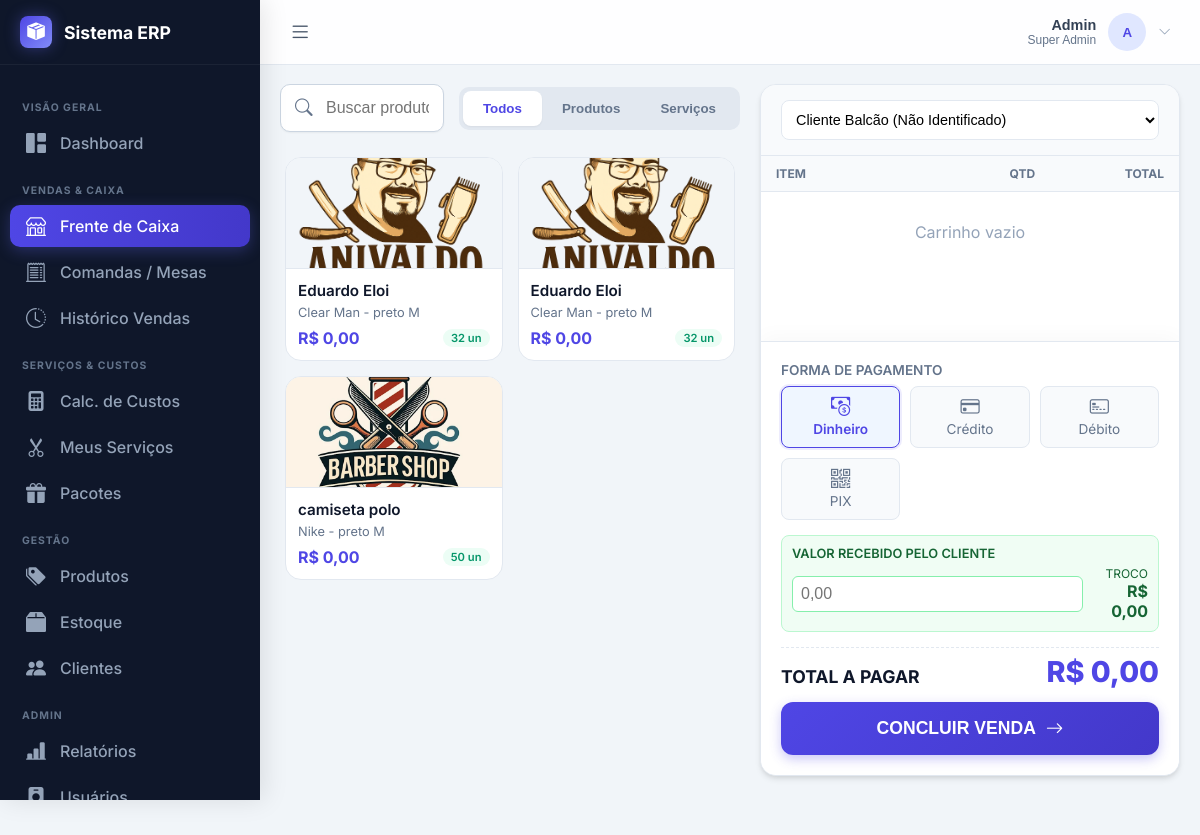
Page /pages/pdv/pdv.php (signed in) on the committed database.
### tables this page shows
CREATE TABLE produtos_variacoes (
    id INTEGER PRIMARY KEY AUTOINCREMENT,
    produto_id INTEGER,
    cor TEXT,
    tamanho TEXT,
    peso REAL,
    estoque INTEGER DEFAULT 0, preco REAL DEFAULT 0, owner_id INTEGER NOT NULL DEFAULT 1, preco_venda REAL DEFAULT 0, preco_custo REAL DEFAULT 0,
    FOREIGN KEY(produto_id) REFERENCES produtos(id) ON DELETE CASCADE
);

CREATE TABLE produtos (
    id INTEGER PRIMARY KEY AUTOINCREMENT,
    nome TEXT NOT NULL,
    marca TEXT,
    modelo TEXT,
    descricao TEXT,
    tipo_produto TEXT,
    codigo_barras TEXT,
    estoque_minimo INTEGER DEFAULT 5,
    tem_validade INTEGER DEFAULT 0, -- 0: Não, 1: Sim
    data_validade DATE,
    ativo INTEGER DEFAULT 1,
    auto_desativar INTEGER DEFAULT 0, -- Se estoque acabar, desativa
    imagem_capa TEXT,
    data_cadastro DATETIME DEFAULT CURRENT_TIMESTAMP
, owner_id INTEGER NOT NULL DEFAULT 1, preco REAL DEFAULT 0, desconto REAL DEFAULT 0, preco_venda REAL DEFAULT 0, preco_custo REAL DEFAULT 0);

### pages/pdv/pdv.php (the view, shortened to what this page needs)
<?php
require_once '../../includes/banco-dados/db.php';
include_once '../../includes/menu.php';
$pdo->exec("CREATE TABLE IF NOT EXISTS vendas (
    id INTEGER PRIMARY KEY AUTOINCREMENT,
    data_venda DATETIME DEFAULT CURRENT_TIMESTAMP,
    cliente_id INTEGER,
    nome_cliente TEXT,
    cpf_cliente TEXT,
    valor_total REAL,
    forma_pagamento TEXT,
    valor_recebido REAL,
    troco REAL,
    observacoes TEXT
)");
$pdo->exec("CREATE TABLE IF NOT EXISTS vendas_itens (
    id INTEGER PRIMARY KEY AUTOINCREMENT,
    venda_id INTEGER,
    produto_id INTEGER,
    variacao_id INTEGER,
    nome_produto TEXT,
    cor TEXT,
    tamanho TEXT,
    quantidade INTEGER,
    preco_unit REAL,
    subtotal REAL,
    FOREIGN KEY(venda_id) REFERENCES vendas(id) ON DELETE CASCADE
)");
$sqlProd = "SELECT p.id, p.nome, p.marca, p.imagem_capa, p.preco_venda as preco,
            v.id as var_id, v.cor, v.tamanho, v.estoque, v.preco_venda as var_preco
            FROM produtos p
            JOIN produtos_variacoes v ON v.produto_id = p.id
            WHERE p.ativo = 1 AND v.estoque > 0
            ORDER BY p.nome";
$produtos = $pdo->query($sqlProd)->fetchAll(PDO::FETCH_ASSOC);
?>
<!DOCTYPE html>
<html lang="pt-br">
<head>
    <link rel="stylesheet" href="https://cdn.jsdelivr.net/npm/bootstrap-icons@1.11.3/font/bootstrap-icons.min.css">
</head>
<body>
<main class="pdv-wrapper">
    <section class="catalog-panel">
        <div class="top-bar">
            <div class="search-container">
                <i class="bi bi-search"></i>
                <input type="text" id="searchBox" class="search-input" placeholder="Buscar produto, código ou serviço..." onkeyup="filtrarCatalogo()">
            </div>
            <div class="filter-tabs">
                <button class="tab-btn active" onclick="filtrarTipo('todos', this)">Todos</button>
                <button class="tab-btn" onclick="filtrarTipo('produto', this)">Produtos</button>
                <button class="tab-btn" onclick="filtrarTipo('servico', this)">Serviços</button>
            </div>
        </div>
        <div class="items-grid" id="gridItens">
            <?php foreach($produtos as $p):
                $img = !empty($p['imagem_capa']) ? '../../assets/uploads/produtos/'.$p['imagem_capa'] : 'https://via.placeholder.com/200x120?text=IMG';
                $precoShow = !empty($p['var_preco']) ? $p['var_preco'] : $p['preco'];
                $searchData = strtolower($p['nome'].' '.$p['marca'].' '.$p['cor'].' '.$p['tamanho']);
            ?>
            <div class="item-card" data-tipo="produto" data-search="<?php echo $searchData; ?>"
                 onclick="addItem({
                     id: '<?php echo $p['id']; ?>',
                     varId: '<?php echo $p['var_id']; ?>',
                     nome: '<?php echo addslashes($p['nome']); ?>',
                     meta: '<?php echo addslashes($p['cor'].' '.$p['tamanho']); ?>',
                     preco: <?php echo $precoShow ?: 0; ?>,
                     estoque: <?php echo $p['estoque']; ?>,
                     tipo: 'produto'
                 })">
                <img src="<?php echo $img; ?>" class="card-img">
                <div class="card-body">
                    <div class="card-title"><?php echo htmlspecialchars($p['nome']); ?></div>
                    <div class="card-sub"><?php echo htmlspecialchars($p['marca'].' - '.$p['cor'].' '.$p['tamanho']); ?></div>
                    <div class="card-footer">
                        <span class="price-tag">R$ <?php echo number_format($precoShow, 2, ',', '.'); ?></span>
                        <span class="stock-badge"><?php echo $p['estoque']; ?> un</span>
                    </div>
                </div>
            </div>
            <?php endforeach; ?>
        </div>
    </section>
    <form class="cart-panel" method="POST" id="formVenda" onsubmit="return validarVenda()">
        <div class="cart-header">
            <div class="client-selector">
                <select name="cliente_id" class="client-select-box" onchange="toggleManual(this)">
                    <option value="">Cliente Balcão (Não Identificado)</option>
                </select>
            </div>
        </div>
        <div class="cart-items-container">
            <table class="cart-table">
                <thead>
                    <tr>
                        <th style="width: 50%;">Item</th>
                        <th style="width: 25%; text-align: center;">Qtd</th>
                        <th style="width: 25%; text-align: right;">Total</th>
                    </tr>
                </thead>
                <tbody id="cartBody">
                    <tr><td colspan="3" style="text-align:center; padding:30px; color:#94a3b8;">Carrinho vazio</td></tr>
                </tbody>
            </table>
        </div>
        <div class="checkout-footer">
            <div style="font-size:0.85rem; font-weight:600; margin-bottom:8px; color:var(--text-muted);">FORMA DE PAGAMENTO</div>
            <div class="payment-methods">
                <div class="pay-btn active" onclick="selectPayment('dinheiro', this)">
                    <i class="bi bi-cash-coin"></i> Dinheiro
                </div>
                <div class="pay-btn" onclick="selectPayment('cartao_credito', this)">
                    <i class="bi bi-credit-card"></i> Crédito
                </div>
                <div class="pay-btn" onclick="selectPayment('cartao_debito', this)">
                    <i class="bi bi-credit-card-2-front"></i> Débito
                </div>
                <div class="pay-btn" onclick="selectPayment('pix', this)">
                    <i class="bi bi-qr-code"></i> PIX
                </div>
            </div>
            <div class="money-input-group" id="moneyGroup" style="display:block;">
                <label class="money-label">VALOR RECEBIDO PELO CLIENTE</label>
                <div style="display:flex; justify-content:space-between; align-items:center;">
                    <input type="number" step="0.01" name="valor_recebido" id="inpRecebido" class="money-field" placeholder="0,00" oninput="calcTroco()">
                    <div style="margin-left:15px; text-align:right;">
                        <span style="font-size:0.75rem; color:#166534;">TROCO</span>
                        <div id="displayTroco" style="font-weight:700; color:#166534;">R$ 0,00</div>
                    </div>
                </div>
            </div>
            <div class="total-row">
                <div class="total-label">TOTAL A PAGAR</div>
                <div class="total-amount" id="displayTotal">R$ 0,00</div>
            </div>
            <button type="submit" class="btn-finish">
                <span>CONCLUIR VENDA</span>
                <i class="bi bi-arrow-right"></i>
            </button>
        </div>
    </form>
</main>
</body>
</html>

### rows in the picture
produtos_variacoes: produto.imagem_capa (picture), produto.nome "Eduardo Eloi", produto+cor+tamanho "Clear Man - preto M", preco_venda.preco_venda "0,00", estoque "32"
produtos_variacoes: produto.imagem_capa (picture), produto.nome "Eduardo Eloi", produto+cor+tamanho "Clear Man - preto M", preco_venda.preco_venda "0,00", estoque "32"
produtos_variacoes: produto.imagem_capa (picture), produto.nome "camiseta polo", produto+cor+tamanho "Nike - preto M", preco_venda.preco_venda "0,00", estoque "50"

### other values in the picture
$firstName "Admin"
$userRole "Super Admin"
$iniciais "A"
